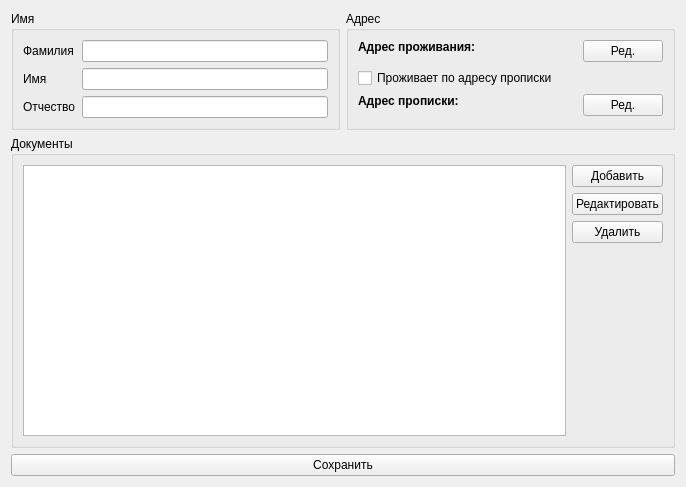
<?xml version="1.0" encoding="UTF-8"?>
<ui version="4.0">
 <class>PatientEditWidget</class>
 <widget class="QWidget" name="PatientEditWidget">
  <property name="geometry">
   <rect>
    <x>0</x>
    <y>0</y>
    <width>686</width>
    <height>487</height>
   </rect>
  </property>
  <property name="windowTitle">
   <string>Form</string>
  </property>
  <layout class="QVBoxLayout" name="verticalLayout_2">
   <item>
    <layout class="QHBoxLayout" name="horizontalLayout_2" stretch="1,1">
     <item>
      <widget class="QGroupBox" name="groupBox">
       <property name="title">
        <string>Имя</string>
       </property>
       <property name="flat">
        <bool>false</bool>
       </property>
       <property name="checkable">
        <bool>false</bool>
       </property>
       <layout class="QFormLayout" name="formLayout">
        <property name="fieldGrowthPolicy">
         <enum>QFormLayout::AllNonFixedFieldsGrow</enum>
        </property>
        <property name="formAlignment">
         <set>Qt::AlignLeading|Qt::AlignLeft|Qt::AlignTop</set>
        </property>
        <item row="0" column="0">
         <widget class="QLabel" name="label">
          <property name="text">
           <string>Фамилия</string>
          </property>
         </widget>
        </item>
        <item row="0" column="1">
         <widget class="QLineEdit" name="m_familyName"/>
        </item>
        <item row="1" column="0">
         <widget class="QLabel" name="label_2">
          <property name="text">
           <string>Имя</string>
          </property>
         </widget>
        </item>
        <item row="1" column="1">
         <widget class="QLineEdit" name="m_name"/>
        </item>
        <item row="2" column="0">
         <widget class="QLabel" name="label_3">
          <property name="text">
           <string>Отчество</string>
          </property>
         </widget>
        </item>
        <item row="2" column="1">
         <widget class="QLineEdit" name="m_patronymic"/>
        </item>
       </layout>
      </widget>
     </item>
     <item>
      <widget class="QGroupBox" name="groupBox_4">
       <property name="title">
        <string>Адрес</string>
       </property>
       <layout class="QGridLayout" name="gridLayout">
        <item row="0" column="0">
         <widget class="QLabel" name="m_mailingAddressLabel">
          <property name="sizePolicy">
           <sizepolicy hsizetype="Expanding" vsizetype="Preferred">
            <horstretch>0</horstretch>
            <verstretch>0</verstretch>
           </sizepolicy>
          </property>
          <property name="text">
           <string>&lt;b&gt;Адрес проживания:&lt;/b&gt;</string>
          </property>
          <property name="alignment">
           <set>Qt::AlignLeading|Qt::AlignLeft|Qt::AlignTop</set>
          </property>
         </widget>
        </item>
        <item row="2" column="0">
         <widget class="QLabel" name="m_actualAddressLabel">
          <property name="sizePolicy">
           <sizepolicy hsizetype="Expanding" vsizetype="Preferred">
            <horstretch>0</horstretch>
            <verstretch>0</verstretch>
           </sizepolicy>
          </property>
          <property name="text">
           <string>&lt;b&gt;Адрес прописки:&lt;/b&gt;</string>
          </property>
          <property name="alignment">
           <set>Qt::AlignLeading|Qt::AlignLeft|Qt::AlignTop</set>
          </property>
         </widget>
        </item>
        <item row="0" column="1">
         <widget class="QPushButton" name="m_editMailingAddress">
          <property name="sizePolicy">
           <sizepolicy hsizetype="Maximum" vsizetype="Fixed">
            <horstretch>0</horstretch>
            <verstretch>0</verstretch>
           </sizepolicy>
          </property>
          <property name="text">
           <string>Ред.</string>
          </property>
         </widget>
        </item>
        <item row="2" column="1">
         <widget class="QPushButton" name="m_editActualAddress">
          <property name="sizePolicy">
           <sizepolicy hsizetype="Maximum" vsizetype="Fixed">
            <horstretch>0</horstretch>
            <verstretch>0</verstretch>
           </sizepolicy>
          </property>
          <property name="text">
           <string>Ред.</string>
          </property>
         </widget>
        </item>
        <item row="1" column="0" colspan="2">
         <widget class="QCheckBox" name="m_mailingAddressIsActual">
          <property name="text">
           <string>Проживает по адресу прописки</string>
          </property>
         </widget>
        </item>
       </layout>
      </widget>
     </item>
    </layout>
   </item>
   <item>
    <widget class="QGroupBox" name="groupBox_2">
     <property name="title">
      <string>Документы</string>
     </property>
     <layout class="QHBoxLayout" name="horizontalLayout">
      <property name="leftMargin">
       <number>9</number>
      </property>
      <item>
       <widget class="QTableWidget" name="m_documentTable"/>
      </item>
      <item>
       <layout class="QVBoxLayout" name="verticalLayout">
        <item>
         <widget class="QPushButton" name="m_addDocument">
          <property name="text">
           <string>Добавить</string>
          </property>
         </widget>
        </item>
        <item>
         <widget class="QPushButton" name="m_editDucoument">
          <property name="text">
           <string>Редактировать</string>
          </property>
         </widget>
        </item>
        <item>
         <widget class="QPushButton" name="m_deleteDocument">
          <property name="text">
           <string>Удалить</string>
          </property>
         </widget>
        </item>
        <item>
         <spacer name="verticalSpacer">
          <property name="orientation">
           <enum>Qt::Vertical</enum>
          </property>
          <property name="sizeHint" stdset="0">
           <size>
            <width>20</width>
            <height>40</height>
           </size>
          </property>
         </spacer>
        </item>
       </layout>
      </item>
     </layout>
    </widget>
   </item>
   <item>
    <widget class="QPushButton" name="m_save">
     <property name="text">
      <string>Сохранить</string>
     </property>
    </widget>
   </item>
  </layout>
 </widget>
 <tabstops>
  <tabstop>m_familyName</tabstop>
  <tabstop>m_name</tabstop>
  <tabstop>m_patronymic</tabstop>
  <tabstop>m_documentTable</tabstop>
  <tabstop>m_addDocument</tabstop>
  <tabstop>m_editDucoument</tabstop>
  <tabstop>m_deleteDocument</tabstop>
 </tabstops>
 <resources/>
 <connections/>
</ui>
